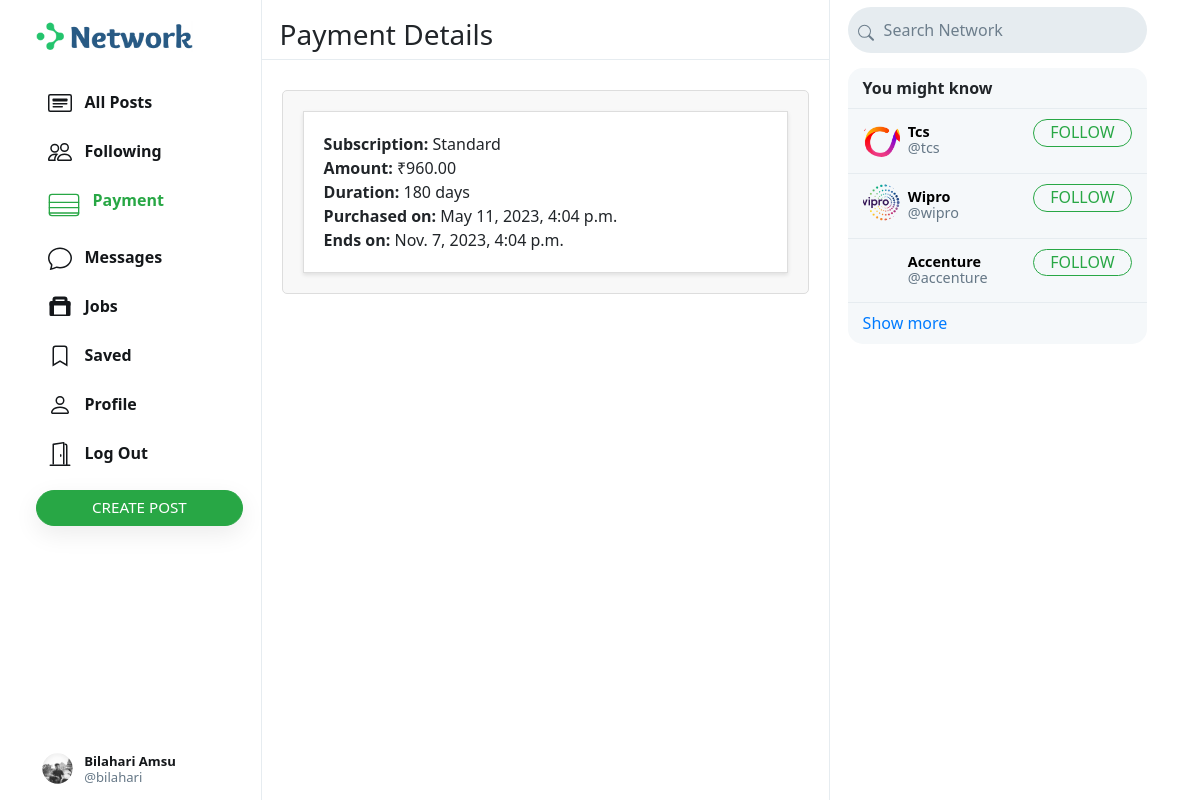
Page /n/payment (signed in) on the earlier database version.
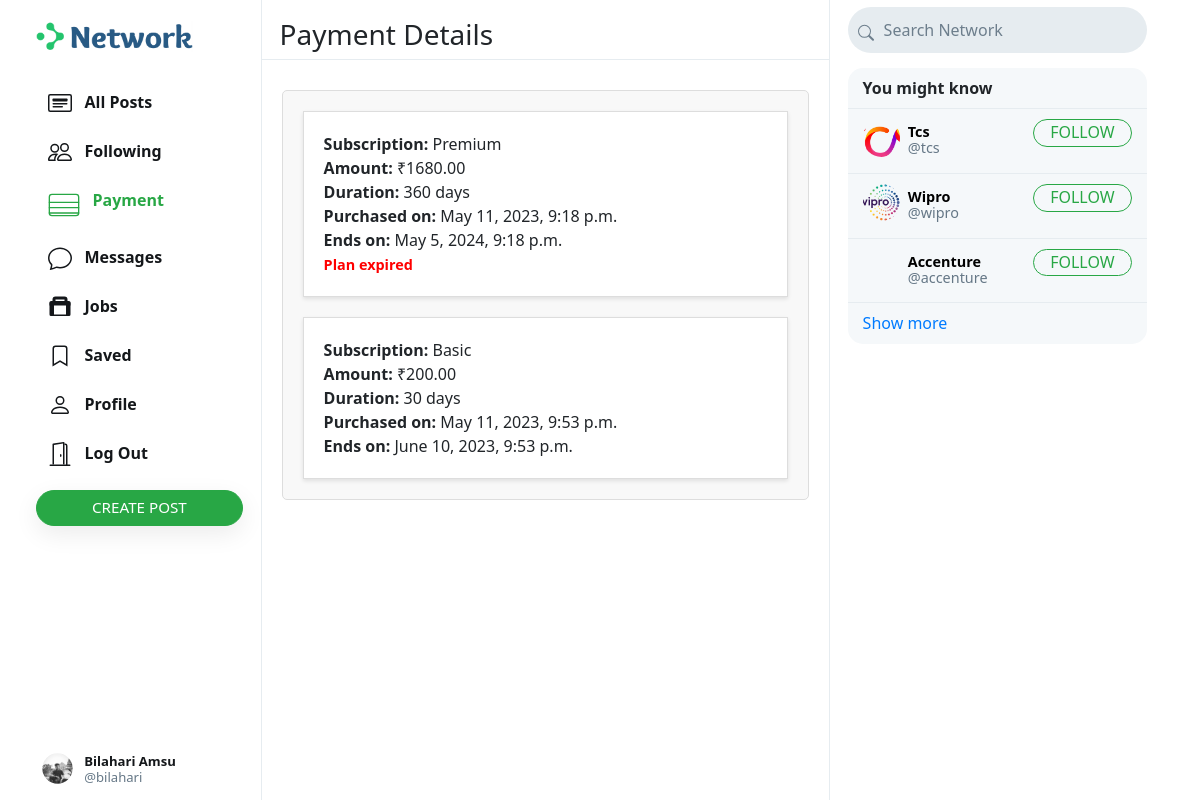
Same page on the later database version.
### network/models.py (models this page shows, shortened)
class User(AbstractUser):
    profile_pic = models.ImageField(upload_to='profile_pic/')
    bio = models.TextField(max_length=160, blank=True, null=True)
    cover = models.ImageField(upload_to='covers/', blank=True)

class Payment(models.Model):
    user = models.ForeignKey(User, on_delete=models.CASCADE)
    subscription = models.ForeignKey(Subscription, on_delete=models.CASCADE)
    amount = models.DecimalField(max_digits=8, decimal_places=2)
    payment_id = models.CharField(max_length=100)
    payment_date = models.DateTimeField(auto_now_add=True)
    expiry_date = models.DateTimeField()
    has_expired = models.BooleanField(default=False)

class Subscription(models.Model):
    subscription_type = models.CharField(max_length=20)
    duration_in_days = models.IntegerField()
    amount = models.DecimalField(max_digits=8, decimal_places=2)

### network/views.py (the view)
# urls.py: path("n/payment", views.payment, name="payment"),
@never_cache
@login_required(login_url="/")
@csrf_exempt
def payment(request):
    followings = Follower.objects.filter(followers=request.user).values_list('user', flat=True)
    suggestions = User.objects.exclude(pk__in=followings).exclude(username=request.user.username).exclude(
        username='admin').order_by("?")[:6]
    active_payment = request.user.payment_set.filter(has_expired=False).first()
    if active_payment:
        payments = request.user.payment_set.all()
        return render(request, 'network/payment_details.html', {
            'page': 'payment',
            "suggestions": suggestions,
            'payments': payments
        })
    return render(request, "network/payment.html")

### network/templates/network/payment_details.html (shortened to what this page needs)
{% extends "network/layout.html" %}
{% load static %}
{% block body %}
    <div class="main-div">
        <div class="left-div">
            <nav class="head heading">
                <h3>Payment Details</h3>
            </nav>
            <div class="left-div-content">
                <div class="posts-view">
                    <div class="main-div-content">
                        <ul>
                            {% for payment in payments %}
                                <li>
                                    <b>Subscription:</b> {{ payment.subscription.subscription_type }}<br>
                                    <b>Amount:</b> ₹{{ payment.amount }}<br>
                                    <b>Duration:</b> {{ payment.subscription.duration_in_days }} days<br>
                                    <b>Purchased on:</b> {{ payment.payment_date }}<br>
                                    <b>Ends on:</b> {{ payment.expiry_date }}<br>
                                    {% if payment.has_expired %}
                                    <span class="expired"><b>Plan expired</b></span><br>
                                    {% endif %}
                                </li>
                            {% empty %}
                                <li>No payment details found.</li>
                            {% endfor %}
                        </ul>
                    </div>
                </div>
            </div>
        </div>
    </div>
{% endblock %}

### network/templates/network/layout.html (shortened to what this page needs)
{% load static %}
<!DOCTYPE html>
<html lang="en">
    <head>
        <link rel="stylesheet" href="https://cdn.jsdelivr.net/npm/bootstrap@5.1.3/dist/css/bootstrap.min.css">
        <link rel="stylesheet" href="https://cdn.jsdelivr.net/npm/bootstrap@4.0.0/dist/css/bootstrap.min.css">
        <link href="https://cdnjs.cloudflare.com/ajax/libs/mdb-ui-kit/6.2.0/mdb.min.css" rel="stylesheet" />
        <link rel="stylesheet" href="https://stackpath.bootstrapcdn.com/bootstrap/4.4.1/css/bootstrap.min.css">
        <link href="{% static 'network/styles.css' %}" rel="stylesheet">
    </head>
    <body>
        <div class="body" data-page="{{page}}">
            <div class="sidenav">
                <a href="{% url 'index' %}" class="navbar-brand">
                    <img src="{% static 'network/Images/logo.png' %}" height="31px">
                </a>
                <div style="height: 100%;">
                    <div>
                        <div>
                            <ul>
                                <li class="nav-item" id="all_posts">
                                <a href="{% url 'index' %}" class="nav-link">
                                    <div>
                                        &nbsp;&nbsp;All Posts
                                    </div>
                                </a>
                                </li>
                                {% if user.is_authenticated %}
                                    <li class="nav-item" id="following">
                                        <a href="{% url 'following' %}" class="nav-link">
                                            <div>
                                                &nbsp;&nbsp;Following
                                            </div>
                                        </a>
                                    </li>
                                    {% if not user.is_staff %}
                                    <li class="nav-item" id="payment">
                                        <a href="{% url 'payment' %}" class="nav-link">
                                            <div>
                                                &nbsp;&nbsp;Payment
                                            </div>
                                        </a>
                                    </li>
                                    {% endif %}
                                    <li class="nav-item" id="messages">
                                        <a href="#" class="nav-link">
                                            <div>
                                              &nbsp;&nbsp;Messages
                                            </div>
                                        </a>
                                    </li>
                                    {% if user.is_staff %}
                                    <li class="nav-item" id="postjobs">
                                        <a href="{% url 'postjobs' %}" class="nav-link">
                                            <div>
                                                <svg xmlns="http://www.w3.org/2000/svg" width="1.5em" height="1.5em" viewBox="0 0 16 16" class="bi bi-suitcase" fill="currentColor">
                                                  <path d="M14 4h-1V3a2 2 0 0 0-2-2H5a2 2 0 0 0-2 2v1H2a1 1 0 0 0-1 1v8a1 1 0 0 0 1 1h12a1 1 0 0 0 1-1V5a1 1 0 0 0-1-1zM5 3h6v1H5V3zm7 10H4V6h8v7z"/>
                                                  <path fill-rule="evenodd" d="M2 5a1 1 0 0 0 1-1V3h10v1a1 1 0 0 0 1 1h1v2H1V5h1zm11-1V3H3v1h10z"/>
                                                </svg>
                                                &nbsp;&nbsp;Post Jobs
                                            </div>
                                        </a>
                                    </li>
                                    {% else %}
                                    <li class="nav-item" id="userjobs">
                                        <a href="{% url 'userjobs' %}" class="nav-link">
                                            <div>
                                                &nbsp;&nbsp;Jobs
                                            </div>
                                        </a>
                                    </li>
                                    {% endif %}
                                    <li class="nav-item" id="saved">
                                        <a href="{% url 'saved' %}" class="nav-link">
                                            <div>
                                                <svg width="1.5em" height="1.5em" viewBox="0 0 16 16" class="bi bi-bookmark" fill="currentColor" xmlns="http://www.w3.org/2000/svg">
                                                    <path fill-rule="evenodd" d="M8 12l5 3V3a2 2 0 0 0-2-2H5a2 2 0 0 0-2 2v12l5-3zm-4 1.234l4-2.4 4 2.4V3a1 1 0 0 0-1-1H5a1 1 0 0 0-1 1v10.234z"/>
                                                  </svg>
                                                &nbsp;&nbsp;Saved
                                            </div>
                                        </a>
                                    </li>
                                    <li class="nav-item" id="profile">
                                        <a href="{% url 'profile' user.username %}" class="nav-link">
                                            <div>
                                                &nbsp;&nbsp;Profile
                                            </div>
                                        </a>
                                    </li>
                                    <li class="nav-item" id="logout">
                                        <a href="{% url 'logout' %}" class="nav-link">
                                            <div>
                                                &nbsp;&nbsp;Log Out
                                            </div>
                                        </a>
                                    </li>
                                {% endif %}
                            </ul>
                        </div>
                        {% if user.is_authenticated %}
                            <button id="popup-btn" class="btn btn-success new-post-btn" onclick="createpost()">Create Post</button>
                        {% endif %}
                    </div>
                    <div style="position: absolute; bottom: 10px;">
                        {% if user.is_authenticated %}
                            <li class="nav-item sidenav-user">
                                <a href="{% url 'profile' user.username %}" class="nav-link">
                                    <div class="user_account">
                                        <div class="small-profilepic" style="float: left; background-image: url(/media/{{user.profile_pic}})"></div>
                                        <div style="height: 2.7vw; margin: auto;">
                                            <div style="margin-top: 4px;"><strong>{{user.first_name}} {{user.last_name}}</strong></div>
                                            <div class="grey" style="margin-top: 4px;">@{{ user.username }}</div>
                                        </div>
                                    </div>
                                </a>
                            </li>
                        {% endif %}
                    </div>
                </div>
            </div>
            {% block body %}
            {% endblock %}
            <div class="right-div">
                <nav class="head">
                    <form action="#">
                        <div class="search-div">
                            <div class="search-icon">
                            </div>
                            <input type="text" name="query" id="search-box" placeholder="Search Network">
                        </div>
                    </form>
                </nav>
                <div class='right-div-content'>
                    <div class="space" style="background-color: white;"></div>
                    {% if user.is_authenticated %}
                        <div class="suggestion-box">
                            <div class="suggestion-header">
                                You might know
                            </div>
                            {% for suggestion in suggestions %}
                                <div class="suggestion-user">
                                    <div>
                                        <a href="{% url 'profile' suggestion.username %}">
                                            <div class="small-profilepic" style="background-image: url(/media/{{suggestion.profile_pic}})"></div>
                                        </a>
                                    </div>
                                    <div class="user-details">
                                        <a href="{% url 'profile' suggestion.username %}">
                                            <div id="user-name">
                                                <strong>
                                                    {{suggestion.first_name}} {{suggestion.last_name}}
                                                </strong>
                                            </div>
                                            <div class="grey">@{{suggestion.username}}</div>
                                        </a>
                                    </div>
                                    <div>
                                        <button class="btn btn-outline-success" type="button" onclick="follow_user(this,'{{suggestion.username}}','suggestion')">Follow</button>
                                    </div>
                                </div>
                            {% empty %}
                                    <div style="text-align: center; border-bottom: .5px solid #e6ecf0; padding: 10px 15px;">
                                        <span class="grey" style="font-size: .9em;">No suggestions available.</span>
                                    </div>
                            {% endfor %}
                            <div class="suggestion-footer">
                                <a href="#">Show more</a>
                            </div>
                        </div>
                    {% endif %}
                </div>
            </div>
        </div>
    </body>
</html>

Differences in the rows shown:
removed Payment: subscription.subscription_type "Standard", amount "960.00", subscription.duration_in_days "180", payment_date "May 11, 2023, 4:04 p.m.", expiry_date "Nov. 7, 2023, 4:04 p.m."
added Payment: subscription.subscription_type "Premium", amount "1680.00", subscription.duration_in_days "360", payment_date "May 11, 2023, 9:18 p.m.", expiry_date "May 5, 2024, 9:18 p.m.", has_expired "Plan expired"
added Payment: subscription.subscription_type "Basic", amount "200.00", subscription.duration_in_days "30", payment_date "May 11, 2023, 9:53 p.m.", expiry_date "June 10, 2023, 9:53 p.m."
